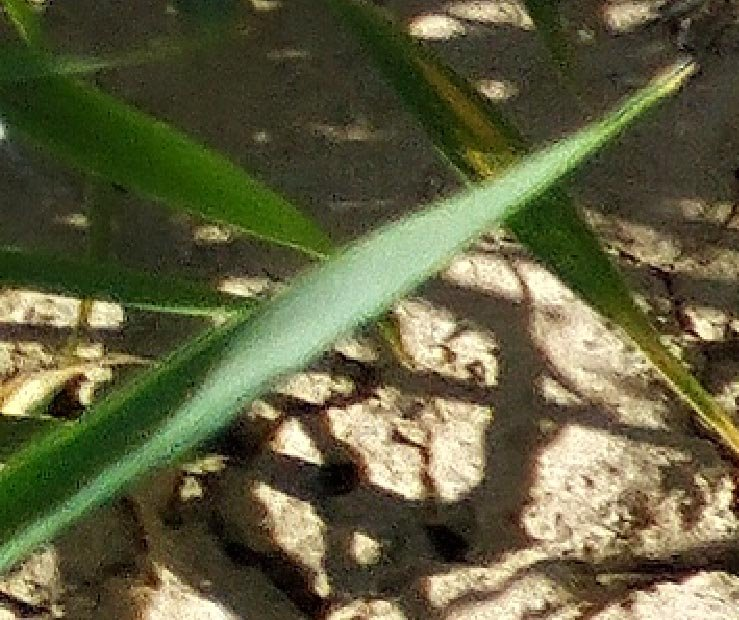
#> input picture data/Healthy/Healthy021.jpg, 739 x 620 px; its folder holds 4 pictures in this run
$ python Pyt.py   (older library calls are emulated)
#> lines starting #> are read from the running program, lines starting #| are printed output that depends on the picture
import os
import numpy as np
from PIL import Image
from skimage.feature import graycomatrix, graycoprops
from sklearn.preprocessing import MinMaxScaler
import matplotlib.pyplot as plt
import pandas as pd
from scipy import stats


class PlantDiseaseClassifier:
    def __init__(self):
        # Параметры алгоритма
        self.gray_levels = 8  # Количество градаций серого
        self.distances = [1]  # Расстояние для GLCM
        self.angles = [0, np.pi / 4, np.pi / 2, 3 * np.pi / 4]  # Углы для GLCM
        self.props = ['contrast', 'correlation', 'energy', 'homogeneity']  # Параметры Харалика
        self.color_combinations = ['R', 'G', 'B', 'RG', 'RB', 'GB']  # Цветовые компоненты
        self.target_size = (300, 100)  # Размер нормализованных изображений
        self.beta = 0.95  # Доверительная вероятность

    def normalize_image(self, img_path):
        """Нормализация изображения листа"""
#> called with img_path = 'data/Healthy/Healthy021.jpg'
        # 1. Загрузка изображения
        img = Image.open(img_path).convert('RGB')
#> img is the input picture: PIL image 739x620 RGB; mean R, G, B 97.3, 96.3, 64.1

        # 2. Удаление фона и сегментация листа (упрощенная версия)
        # Здесь должна быть более сложная логика сегментации
        img_array = np.array(img)

        # 3. Изменение размера
        img = img.resize(self.target_size)
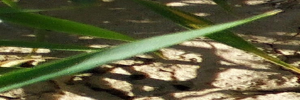
#> img: PIL image 300x100 RGB; mean R, G, B 97.3, 96.3, 64.1

        # 4. Нормализация яркости и контраста
        img_array = np.array(img)
        img_array = img_array / 255.0  # Нормализация [0, 1]

        # 5. Разделение на цветовые каналы
        r, g, b = img_array[:, :, 0], img_array[:, :, 1], img_array[:, :, 2]
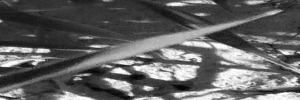
#> r: shape (100, 300) float64; min 0.00784, max 1, mean 0.382
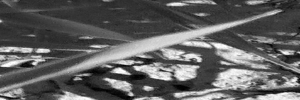
#> g: shape (100, 300) float64; min 0, max 1, mean 0.377
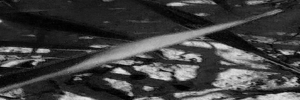
#> b: shape (100, 300) float64; min 0, max 0.906, mean 0.251

        # 6. Создание комбинаций каналов
        color_data = {
            'R': r,
            'G': g,
            'B': b,
            'RG': (r + g) / 2,
            'RB': (r + b) / 2,
            'GB': (g + b) / 2
        }

        return color_data

    def calculate_glcm_features(self, channel_data):
        """Вычисление параметров Харалика для одного канала"""
        # Квантование до 8 уровней
        quantized = (channel_data * (self.gray_levels - 1)).astype(np.uint8)

        # Расчет GLCM
        glcm = graycomatrix(quantized,
                            distances=self.distances,
                            angles=self.angles,
                            levels=self.gray_levels,
                            symmetric=True,
                            normed=True)

        # Извлечение признаков
        features = []
        for prop in self.props:
            feature = graycoprops(glcm, prop).ravel()
            features.extend(feature)

        return np.array(features)

    def create_reference_descriptions(self, healthy_dir, disease_dirs):
        """Создание эталонных описаний для здоровых и больных листьев"""
        reference_data = {}

        # Обработка здоровых листьев
        healthy_features = []
        for img_file in os.listdir(healthy_dir):
            img_path = os.path.join(healthy_dir, img_file)
            if not img_path.endswith(("png", "jpg", "jpeg")):
                continue
            color_data = self.normalize_image(img_path)
#> color_data = 6 items

            features = []
            for combo in self.color_combinations:
                channel_features = self.calculate_glcm_features(color_data[combo])
                features.extend(channel_features)
#> this loop made 6 passes
#> pass 1, in calculate_glcm_features, `quantized = (channel_data * (self.gray_levels - 1)).astype(np.uint8)`:
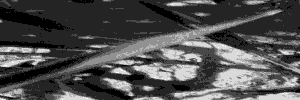
#> quantized: shape (100, 300); min 0, max 7, mean 2.16; drawn with min black and max white
#> pass 2, in calculate_glcm_features (call 2), `quantized = (channel_data * (self.gray_levels - 1)).astype(np.uint8)`:
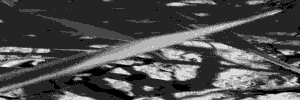
#> quantized: shape (100, 300); min 0, max 7, mean 2.13; drawn with min black and max white
#> pass 3, in calculate_glcm_features (call 3), `quantized = (channel_data * (self.gray_levels - 1)).astype(np.uint8)`:
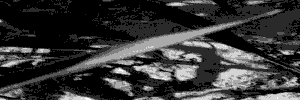
#> quantized: shape (100, 300); min 0, max 6, mean 1.26; drawn with min black and max white
#> after the loop, features = 96 values, max 0.964 at index 4, min 0.207 at index 48, mean 0.69

            healthy_features.append(features)
#> pass 2 of the loop in create_reference_descriptions, `for img_file in os.listdir(healthy_dir):`:
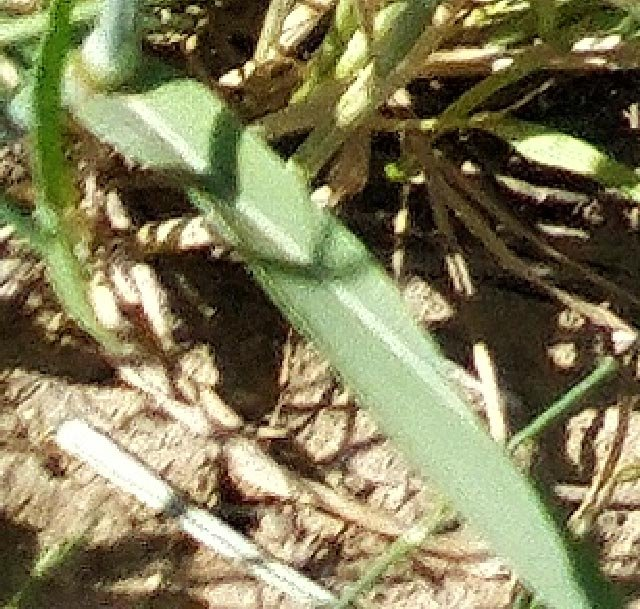
#> input picture data/Healthy/Healthy083.jpg, 640 x 609 px
#> in normalize_image, img is the input picture: PIL image 640x609 RGB; mean R, G, B 131.2, 125.9, 90.1
#> img: PIL image 300x100 RGB
#> the loop in create_reference_descriptions, `for combo in self.color_combinations:` made 6 passes
#> pass 1, in calculate_glcm_features (call 7), `quantized = (channel_data * (self.gray_levels - 1)).astype(np.uint8)`:
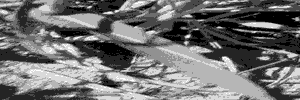
#> quantized: shape (100, 300); min 0, max 7, mean 3.1; drawn with min black and max white
#> pass 3, in calculate_glcm_features (call 9), `quantized = (channel_data * (self.gray_levels - 1)).astype(np.uint8)`:
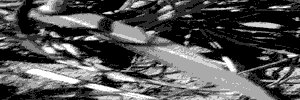
#> quantized: shape (100, 300); min 0, max 6, mean 1.98; drawn with min black and max white
#> after the loop in create_reference_descriptions, `for combo in self.color_combinations:`: features = 96 values, max 1.4 at index 17, min 0.224 at index 27, mean 0.719
#> pass 3 of the loop in create_reference_descriptions, `for img_file in os.listdir(healthy_dir):`:
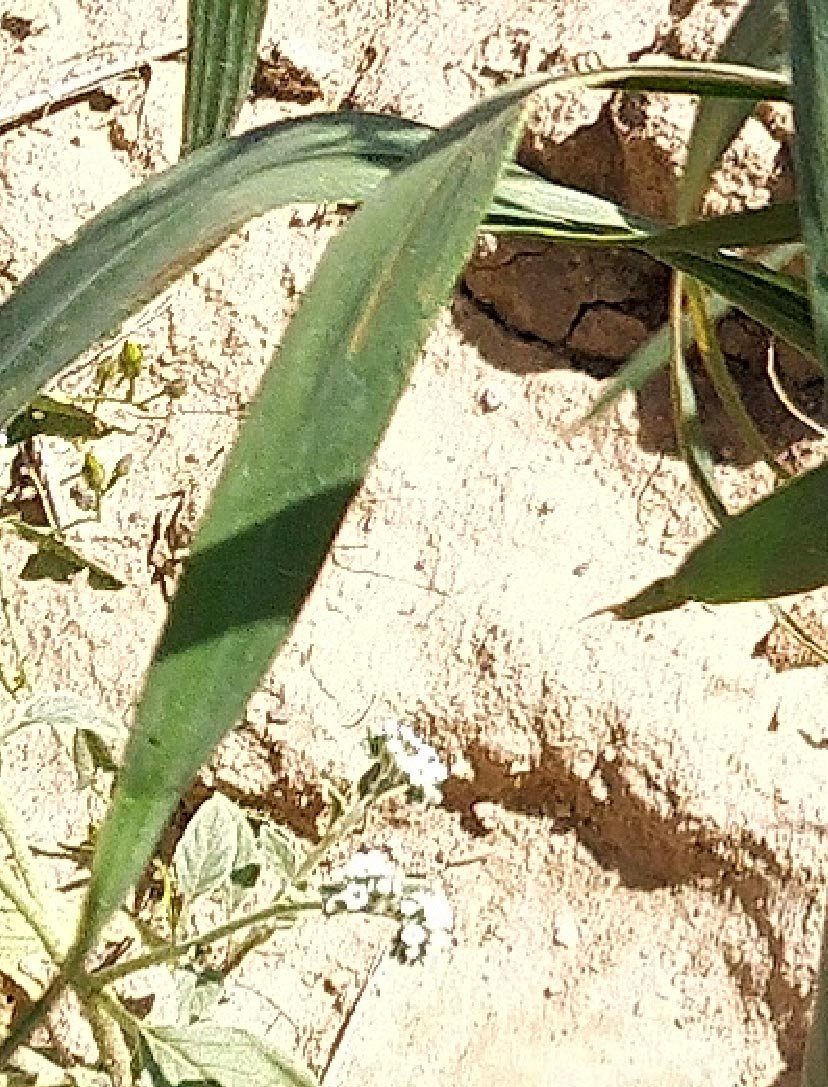
#> input picture data/Healthy/Healthy1015.jpg, 828 x 1087 px
#> in normalize_image, img is the input picture: PIL image 828x1087 RGB; mean R, G, B 183.8, 178.2, 145.4
#> img: PIL image 300x100 RGB
#> the loop in create_reference_descriptions, `for combo in self.color_combinations:` made 6 passes
#> pass 1, in calculate_glcm_features (call 13), `quantized = (channel_data * (self.gray_levels - 1)).astype(np.uint8)`:
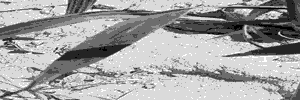
#> quantized: shape (100, 300); min 0, max 7, mean 4.48; drawn with min black and max white
#> pass 3, in calculate_glcm_features (call 15), `quantized = (channel_data * (self.gray_levels - 1)).astype(np.uint8)`:
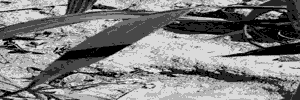
#> quantized: shape (100, 300); min 0, max 7, mean 3.51; drawn with min black and max white
#> after the loop in create_reference_descriptions, `for combo in self.color_combinations:`: features = 96 values, max 1.54 at index 33, min 0.239 at index 41, mean 0.755
#> the loop made 4 passes; the first 3 are shown

        healthy_features = np.array(healthy_features)
        reference_data['healthy'] = {
            'mean': np.mean(healthy_features, axis=0),
            'std': np.std(healthy_features, axis=0),
            'ci': stats.t.interval(0.95, len(healthy_features) - 1,
                                   loc=np.mean(healthy_features, axis=0),
                                   scale=stats.sem(healthy_features, axis=0))
        }

        # Обработка больных листьев
        for disease, dir_path in disease_dirs.items():
            disease_features = []
#> (the run stopped early here; a loop or call above may not have finished)
